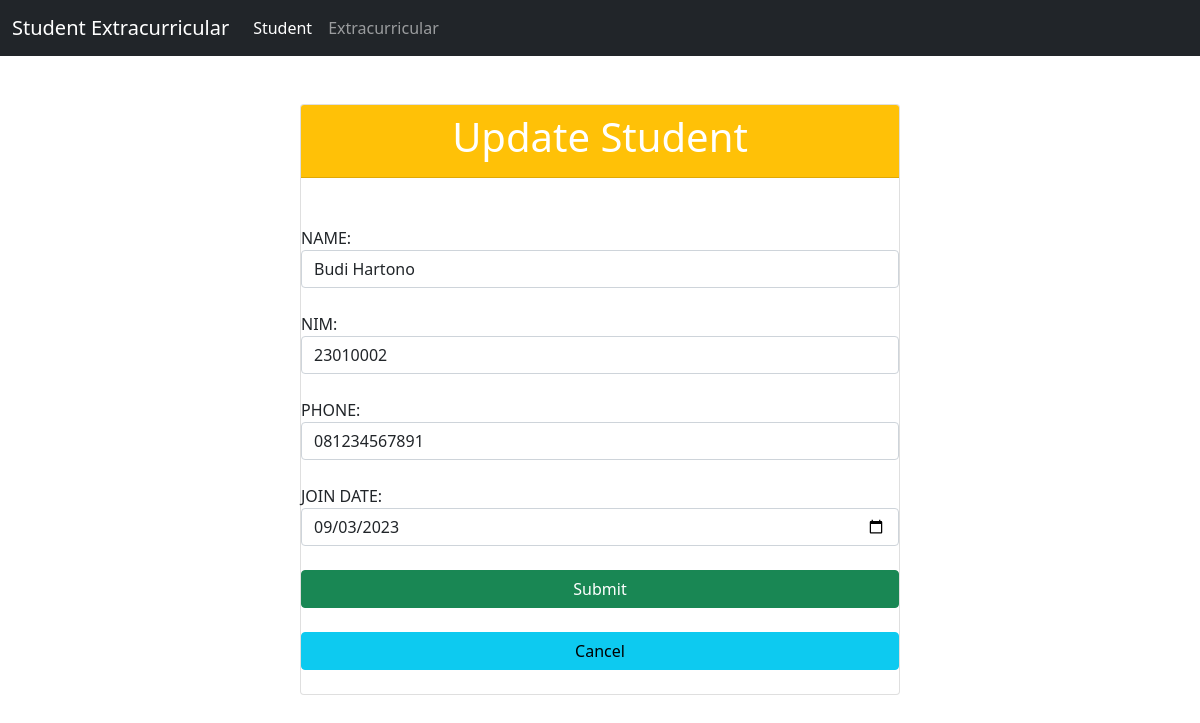
The app's page /project/index.php?id_edit=2 with its own data.
### tables this page shows
CREATE TABLE `student` (
  `id` int(11) NOT NULL,
  `name` varchar(100) NOT NULL,
  `nim` varchar(20) NOT NULL,
  `phone` varchar(15) DEFAULT NULL,
  `join_date` date DEFAULT NULL
);

### project/models/DB.class.php (called while the page is built, shortened)
<?php
class DB
{
    var $db_host = "";
    var $db_user = "";
    var $db_pass = "";
    var $db_name = "";
    var $db_link = "";
    function __construct($db_host, $db_user, $db_pass, $db_name)
    {
        $this->db_host = $db_host;
        $this->db_user = $db_user;
        $this->db_pass = $db_pass;
        $this->db_name = $db_name;
    }
    function open()
    {
        $this->db_link = mysqli_connect($this->db_host, $this->db_user, $this->db_pass, $this->db_name);
    }
    function execute($query)
    {
        $this->result = mysqli_query($this->db_link, $query);
        return $this->result;
    }
}

### project/models/Student.class.php (called while the page is built, shortened)
<?php
class Student extends DB
{
    function find($id)
    {
        $query = "SELECT * FROM student WHERE id = '$id'";
        return $this->execute($query);
    }
}

### project/controllers/Student.controller.php (called while the page is built, shortened)
<?php
include_once("models/Student.class.php");
class StudentController
{
    private $student;
    function __construct()
    {
        $this->student = new Student(Conf::$db_host, Conf::$db_user, Conf::$db_pass, Conf::$db_name);
    }
    public function edit($id)
    {
        $this->student->open();
        $this->student->find($id);
    }
}

### project/views/Template.class.php (the view, shortened to what this page needs)
<?php
class Template
{
    var $content = '';
    function __construct($filename = '')
    {
        $this->content = implode('', @file($filename));
    }
    function clear()
    {
        $this->content = preg_replace("/DATA_[A-Z|_|0-9]+/", "", $this->content);
    }
    function write()
    {
        print $this->content;
    }
    function replace($old = '', $new = '')
    {
        if (is_int($new)) {
            $value = sprintf("%d", $new);
        } elseif (is_float($new)) {
            $value = sprintf("%f", $new);
        } elseif (is_array($new)) {
            $value = '';
            foreach ($new as $item) {
                $value .= $item . ' ';
            }
        } else {
            $value = $new;
        }
        $this->content = preg_replace("/$old/", $value, $this->content);
    }
}

### records on screen
student: name "Budi Hartono", nim "23010002", phone "081234567891", join_date "09/03/2023"
